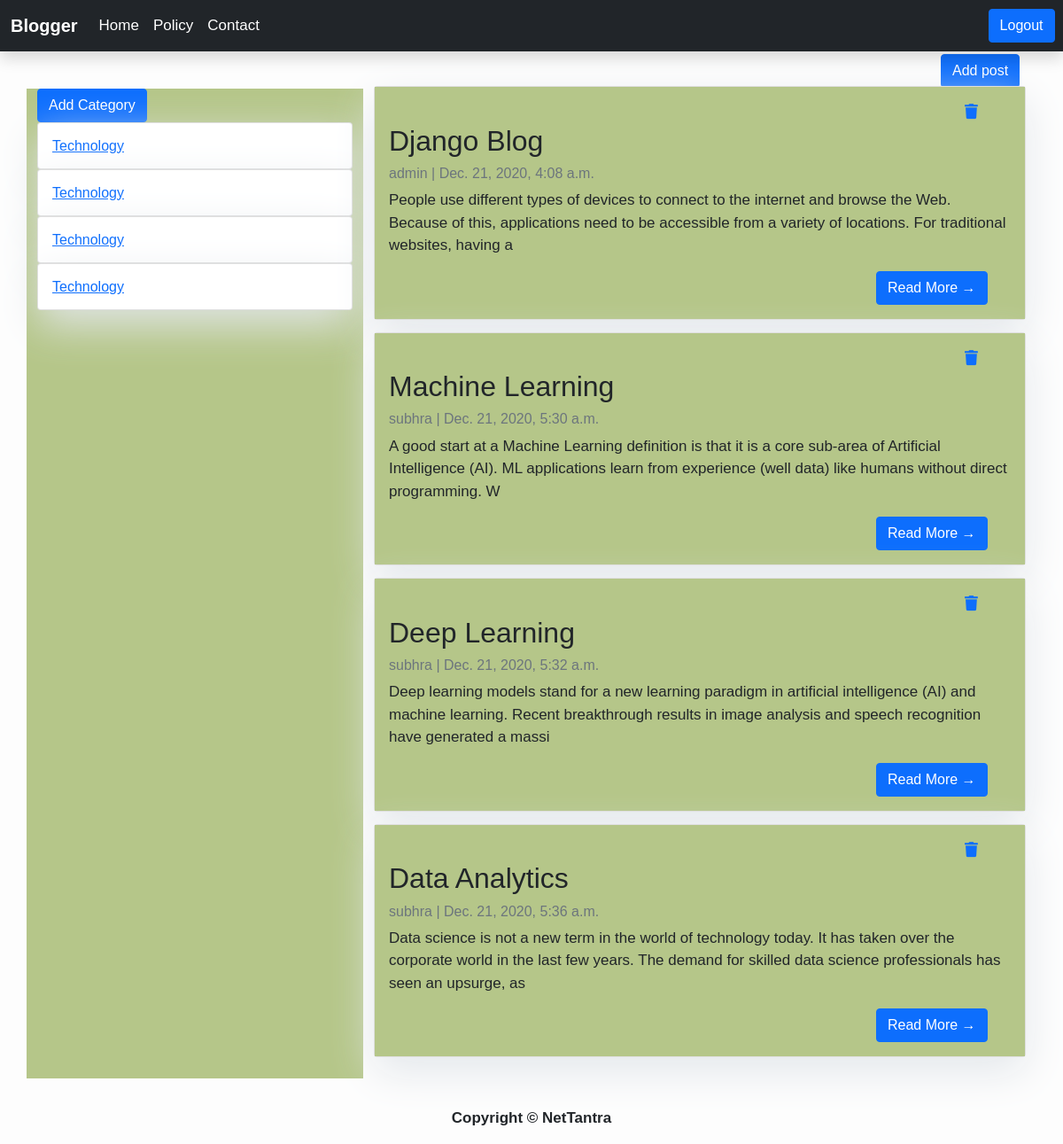
Page /category/Technology (signed in) on the committed database.
### blog/models.py (models this page shows)
class Post(models.Model):
    title = models.CharField(max_length=200, unique=True)
    slug = models.SlugField(max_length=200, unique=True,blank=True,null=True)
    author = models.ForeignKey(User, on_delete= models.CASCADE,related_name='blog_posts')
    updated_on = models.DateTimeField(auto_now= True)
    content = models.TextField()
    created_on = models.DateTimeField(auto_now_add=True)
    status = models.IntegerField(choices=STATUS, default=0)
    category = models.CharField(max_length=200,blank=True,null=True)

### blog/views.py (the view)
# urls.py: path('category/<category>',views.CategoryView,name='category'),
def CategoryView(request,category):
    post_list = Post.objects.filter(category=category)
    return render (request,'index.html',{'post_list':post_list})

### blog/templates/index.html (shortened to what this page needs)
{% extends "base.html" %}
{% block content %}
<div class="container">
    <div class="row">
            <div class="col-sm-4" style="background-color: #B5C689; margin-top: 42px;">
                <button type="button" class="btn btn-primary" data-bs-toggle="modal" data-bs-target="#exampleModal">
                    Add Category
                  </button>
                  <form>
                    {% for post in post_list %}
                    <div class="card">
                        <div class="card-body">
                            <h6 class="card-text"><a href="{% url 'category' post.category  %}" >{{post.category}}</a></h6>
                        </div>
                    </div>
                {% endfor %}
            </div>
        <div class="col-sm-8 mt-4 left">
            <a href="{%url 'blogpost' %}"><button type="submit" class="btn btn-primary" style="margin-left: 640px; margin-top: -30px;">Add post</button></a>
            {% for post in post_list %}
                <div class="card mb-4" style="margin-top: -10px;">
                    <div class="card-body" style="background-color: #B5C689;">
                        <a href="{% url 'delete' post.id  %}"><i class="fa fa-trash" aria-hidden="true" style="margin-left:650px;"></i></a>
                        <h2 class="card-title">{{ post.title }}</h2>
                        <p class="card-text text-muted h6">{{ post.author }} | {{ post.created_on}} </p>
                        <p class="card-text">{{post.content|slice:":200" }}</p>
                        <a href="{% url 'post_detail' post.slug  %}" class="btn btn-primary" style="margin-left:550px;">Read More &rarr;</a>
                    </div>
                </div>
            {% endfor %}
        </div>
    </div>
</div>
{% endblock %}

### blog/templates/base.html (style rules this page uses)
body { font-family: "Oswald", sans-serif; font-size: 17px; background-color: #fdfdfd; }
.card { box-shadow: 0 16px 48px #E3E7EB; }

### rows in the picture
Post: category "Technology", title "Django Blog", author "admin", created_on "Dec. 21, 2020, 4:08 a.m.", content "People use different types of devices to connect to the internet and browse the Web. Because of this, applications need to be accessible from a variety of locations. For traditional websites, having a"
Post: category "Technology", title "Machine Learning", author "subhra", created_on "Dec. 21, 2020, 5:30 a.m.", content "A good start at a Machine Learning definition is that it is a core sub-area of Artificial Intelligence (AI). ML applications learn from experience (well data) like humans without direct programming. W"
Post: category "Technology", title "Deep Learning", author "subhra", created_on "Dec. 21, 2020, 5:32 a.m.", content "Deep learning models stand for a new learning paradigm in artificial intelligence (AI) and machine learning. Recent breakthrough results in image analysis and speech recognition have generated a massi"
Post: category "Technology", title "Data Analytics", author "subhra", created_on "Dec. 21, 2020, 5:36 a.m.", content "Data science is not a new term in the world of technology today. It has taken over the corporate world in the last few years. The demand for skilled data science professionals has seen an upsurge, as"
